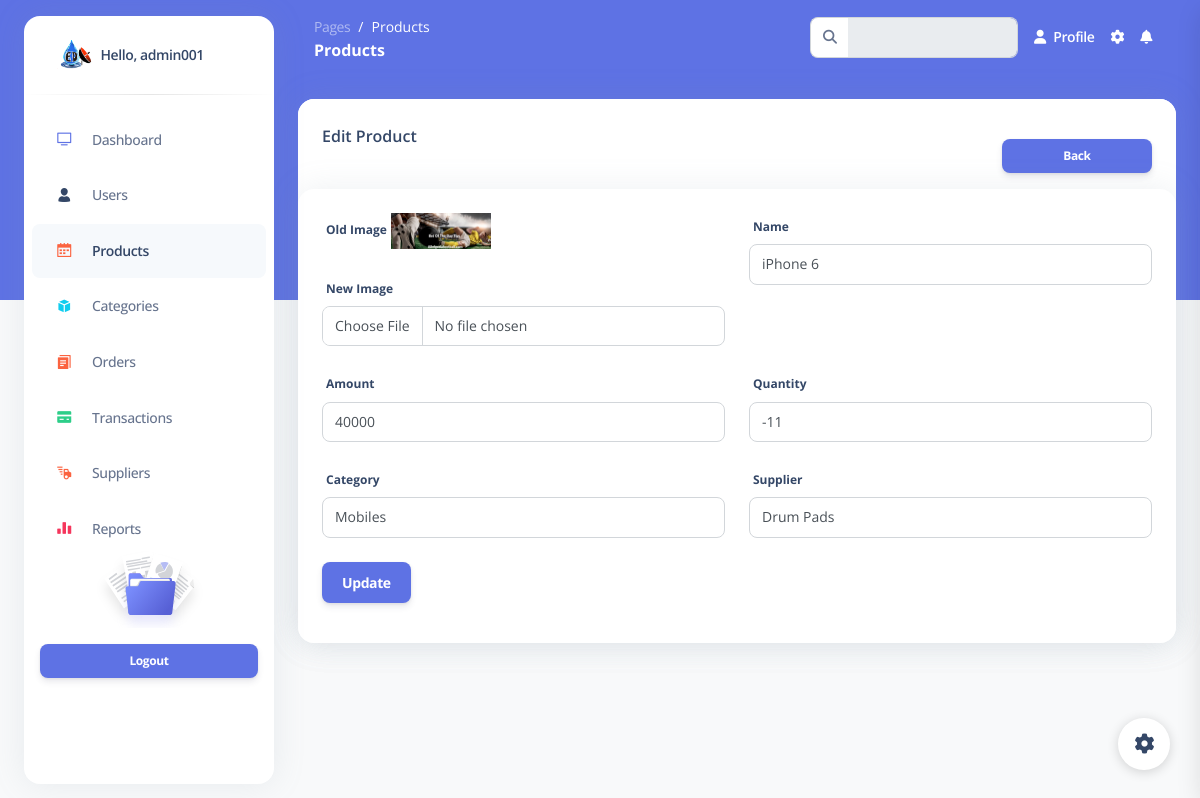
Page /admin/pages/edit-products.php?id=3 (signed in) on the committed database.
### tables this page shows
CREATE TABLE `products` (
  `id` int(11) NOT NULL,
  `category_id` int(11) NOT NULL,
  `supplier_id` int(11) NOT NULL,
  `name` varchar(255) NOT NULL,
  `amount` int(11) NOT NULL,
  `qty` int(11) NOT NULL,
  `photo` varchar(255) NOT NULL,
  `created_by` varchar(255) NOT NULL
);

CREATE TABLE `categories` (
  `id` int(11) NOT NULL,
  `name` varchar(255) NOT NULL,
  `photo` varchar(255) NOT NULL,
  `created_by` varchar(255) NOT NULL
);

### functions/userfunctions.php (called while the page is built, shortened)
<?php
function getAll($table) {
    global $conn;
    $query = "SELECT * FROM $table";
    return $query_run = mysqli_query($conn, $query);
}
?>

### admin/pages/edit-products.php (the view, shortened to what this page needs)
<?php
require_once '../../functions/userfunctions.php';
require_once '../../config/dbcon.php';
?>
<!DOCTYPE html>
<html lang="en">
<head>
  <link href="../assets/css/nucleo-icons.css" rel="stylesheet" />
  <link href="../assets/css/nucleo-svg.css" rel="stylesheet" />
  <link href="../assets/css/nucleo-svg.css" rel="stylesheet" />
  <link id="pagestyle" href="../assets/css/argon-dashboard.css?v=2.0.4" rel="stylesheet" />
</head>
<body class="g-sidenav-show   bg-gray-100">
  <aside class="sidenav bg-white navbar navbar-vertical navbar-expand-xs border-0 border-radius-xl my-3 fixed-start ms-4 " id="sidenav-main">
    <div class="sidenav-header">
      <a class="navbar-brand m-0" href="./profile.html">
        <img src="../logo.png" class="navbar-brand-img h-100" alt="main_logo">
        <span class="ms-1 font-weight-bold">
          <?php echo "Hello, ".$_SESSION['sessionuser']?>
        </span>
      </a>
    </div>
    <hr class="horizontal dark mt-0">
    <div class="collapse navbar-collapse  w-auto " id="sidenav-collapse-main">
      <ul class="navbar-nav">
        <li class="nav-item">
          <a class="nav-link" href="../index.php">
            <div class="icon icon-shape icon-sm border-radius-md text-center me-2 d-flex align-items-center justify-content-center">
              <i class="ni ni-tv-2 text-primary text-sm opacity-10"></i>
            </div>
            <span class="nav-link-text ms-1">Dashboard</span>
          </a>
        </li>
        <li class="nav-item showHideSubMenu" data-target="user">
          <a class="nav-link showHideSubMenu" href="./users.php" data-target="user">
            <div class="icon icon-shape icon-sm border-radius-md me-2 text-center me-2 d-flex align-items-center justify-content-center showHideSubMenu" data-target="user">
              <i class="ni ni-single-02 text-dark text-sm opacity-10 showHideSubMenu" data-target="user"></i>
            </div>
            <span class="nav-link-text ms-1 showHideSubMenu" data-target="user">Users</span>
          </a>
        </li>
        <li class="nav-item">
          <a class="nav-link active" href="./products.php">
            <div class="icon icon-shape icon-sm border-radius-md text-center me-2 d-flex align-items-center justify-content-center">
              <i class="ni ni-calendar-grid-58 text-warning text-sm opacity-10"></i>
            </div>
            <span class="nav-link-text ms-1">Products</span>
          </a>
        </li>
        <li class="nav-item">
          <a class="nav-link " href="./categories.php">
            <div class="icon icon-shape icon-sm border-radius-md text-center me-2 d-flex align-items-center justify-content-center">
              <i class="ni ni-app text-info text-sm opacity-10"></i>
            </div>
            <span class="nav-link-text ms-1">Categories</span>
          </a>
        </li>
        <li class="nav-item">
          <a class="nav-link " href="./orders.php">
            <div class="icon icon-shape icon-sm border-radius-md text-center me-2 d-flex align-items-center justify-content-center">
              <i class="ni ni-single-copy-04 text-warning text-sm opacity-10"></i>
            </div>
            <span class="nav-link-text ms-1">Orders</span>
          </a>
        </li>
        <li class="nav-item">
          <a class="nav-link " href="./transactions.php">
            <div class="icon icon-shape icon-sm border-radius-md text-center me-2 d-flex align-items-center justify-content-center">
              <i class="ni ni-credit-card text-success text-sm opacity-10"></i>
            </div>
            <span class="nav-link-text ms-1">Transactions</span>
          </a>
        </li>
        <li class="nav-item">
          <a class="nav-link " href="./suppliers.php">
            <div class="icon icon-shape icon-sm border-radius-md text-center me-2 d-flex align-items-center justify-content-center">
              <i class="ni ni-delivery-fast text-warning text-sm opacity-10"></i>
            </div>
            <span class="nav-link-text ms-1">Suppliers</span>
          </a>
        </li>
        <li class="nav-item">
          <a class="nav-link " href="./reports.php">
            <div class="icon icon-shape icon-sm border-radius-md text-center me-2 d-flex align-items-center justify-content-center">
              <i class="ni ni-chart-bar-32 text-danger text-sm opacity-10"></i>
            </div>
            <span class="nav-link-text ms-1">Reports</span>
          </a>
        </li>
      </ul>
    </div>
    <div class="sidenav-footer mx-3 ">
      <div class="card card-plain shadow-none" id="sidenavCard">
        <img class="w-50 mx-auto" src="../assets/img/illustrations/icon-documentation.svg" alt="sidebar_illustration">
        <div class="card-body text-center p-3 w-100 pt-0">
        </div>
      </div>
      <a class="btn btn-primary btn-sm mb-0 w-100" onclick="return confirm('Are you sure to logout?')" href="../../includes/logout.php" type="button">Logout</a>
    </div>
  </aside>
  <main class="main-content position-relative border-radius-lg ">
    <nav class="navbar navbar-main navbar-expand-lg px-0 mx-4 shadow-none border-radius-xl " id="navbarBlur" data-scroll="false">
      <div class="container-fluid py-1 px-3">
        <nav aria-label="breadcrumb">
          <ol class="breadcrumb bg-transparent mb-0 pb-0 pt-1 px-0 me-sm-6 me-5">
            <li class="breadcrumb-item text-sm"><a class="opacity-5 text-white" href="javascript:;">Pages</a></li>
            <li class="breadcrumb-item text-sm text-white active" aria-current="page">Products</li>
          </ol>
          <h6 class="font-weight-bolder text-white mb-0">Products</h6>
        </nav>
        <div class="collapse navbar-collapse mt-sm-0 mt-2 me-md-0 me-sm-4" id="navbar">
          <div class="ms-md-auto pe-md-3 d-flex align-items-center">
            <div class="input-group">
              <span class="input-group-text text-body"><i class="fas fa-search" aria-hidden="true"></i></span>
              <input type="text" class="form-control" disabled>
            </div>
          </div>
          <ul class="navbar-nav  justify-content-end">
            <li class="nav-item d-flex align-items-center">
              <a href="profile.php" class="nav-link text-white font-weight-bold px-0">
                <i class="fa fa-user me-sm-1"></i>
                <span class="d-sm-inline d-none">Profile</span>
              </a>
            </li>
            <li class="nav-item px-3 d-flex align-items-center">
              <a href="javascript:;" class="nav-link text-white p-0">
                <i class="fa fa-cog fixed-plugin-button-nav cursor-pointer"></i>
              </a>
            </li>
            <li class="nav-item dropdown pe-2 d-flex align-items-center">
              <a href="javascript:;" class="nav-link text-white p-0" id="dropdownMenuButton" data-bs-toggle="dropdown" aria-expanded="false">
                <i class="fa fa-bell cursor-pointer"></i>
              </a>
            </li>
          </ul>
        </div>
      </div>
    </nav>
    <div class="container-fluid py-4">
      <div class="row">
        <div class="col-12">
          <div class="card mb-4">
            <div class="card-header pb-0">
            <button onclick="window.location.href='products.php'" class="btn btn-primary btn-sm my-3 " style="float: right; width: 150px;">Back</button>
              <h6>Edit Product</h6>
            </div>
            <div class="row">
                <div class="col-md-12">
                    <div class="card">
                        <?php
                            $id = $_GET['id'];
                            $query = "SELECT * FROM products WHERE id='$id'";
                            $query_run = mysqli_query($conn, $query);
                            $item = mysqli_fetch_array($query_run);
                            ?>
                        <div class="card-body">
                            <form id="editProduct">
                            <div class="row">
                            <div class="col-md-6 mb-4">
                                    <label>Old Image</label>
                                    <span class="text-secondary text-xs font-weight-bold "><img src="../../uploads/<?=$item['photo']?>" width="100vmin" alt="Category Image"></span>
                                    <br><br>
                                    <label>New Image</label>
                                    <input type="file" name="photo" class="form-control">
                                </div>
                            <div class="col-md-6 mb-4">
                                    <label>Name</label>
                                    <input type="text" name="name" required value="<?=$item['name']?>" placeholder="Enter product name" class="form-control">
                                </div>
                                <div class="col-md-6 mb-4">
                                    <label>Amount</label>
                                    <input type="number" name="amount" required value="<?=$item['amount']?>" placeholder="Enter product amount" class="form-control">
                                </div>
                                <div class="col-md-6 mb-4">
                                    <label>Quantity</label>
                                    <input type="number" name="qty" required value="<?=$item['qty']?>" placeholder="Enter product quantity" class="form-control">
                                </div>
                                <div class="col-md-6 mb-4">
                                    <label>Category</label>
                                    <select name="category" required class="form-control">
                                          <?php
                                              $categories = getAll("categories");
                                              if (mysqli_num_rows($categories) > 0) {
                                                  foreach($categories as $cate) {
                                                      ?>
                                                          <option value="<?= $cate['id']; ?>" <?= $cate['id'] == $item['category_id']?'selected':'' ?> ><?= $cate['name']; ?></option>
                                                      <?php
                                                  }
                                              } else {
                                                  echo "No category available";
                                              }
                                          ?>
                                    </select>
                                </div>
                                <div class="col-md-6 mb-4">
                                    <label>Supplier</label>
                                    <select name="supplier" required class="form-control">
                                        <?php
                                              $suppliers = getAll("suppliers");
                                              if (mysqli_num_rows($suppliers) > 0) {
                                                  foreach($suppliers as $supp) {
                                                      ?>
                                                          <option value="<?= $supp['id']; ?>" <?= $supp['id'] == $item['supplier_id']?'selected':'' ?> ><?= $cate['name']; ?></option>
                                                      <?php
                                                  }
                                              } else {
                                                  echo "No supplier available";
                                              }
                                          ?>
                                    </select>
                                </div>
                                <div class="col-md-12">
                                    <button type="submit" class="btn btn-primary">Update</button>
                                </div>
                            </div>
                        </form>
                    </div>
                </div>
                </div>
            </div>
          </div>
        </div>
      </div>
    </div>
  </main>
  <div class="fixed-plugin">
    <a class="fixed-plugin-button text-dark position-fixed px-3 py-2">
      <i class="fa fa-cog py-2"> </i>
    </a>
    </div>
</body>
</html>

### admin/assets/css/nucleo-svg.css (style rules this page uses)
.icon { display: inline-block; color: #111111; height: 1em; width: 1em; }
.icon-sm { height: 0.8em; width: 0.8em; }
.icon { fill: currentColor; stroke: none; }

### rows in the picture
products: photo (picture), name "iPhone 6", amount "40000", qty "-11", category "Mobiles", supplier "Drum Pads"

### other values in the picture
$_SESSION['sessionuser'] "admin001"
